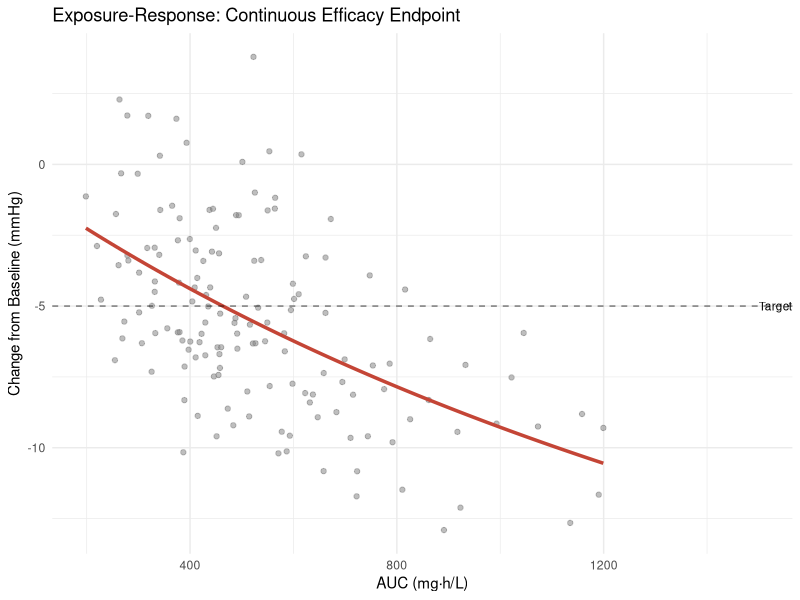
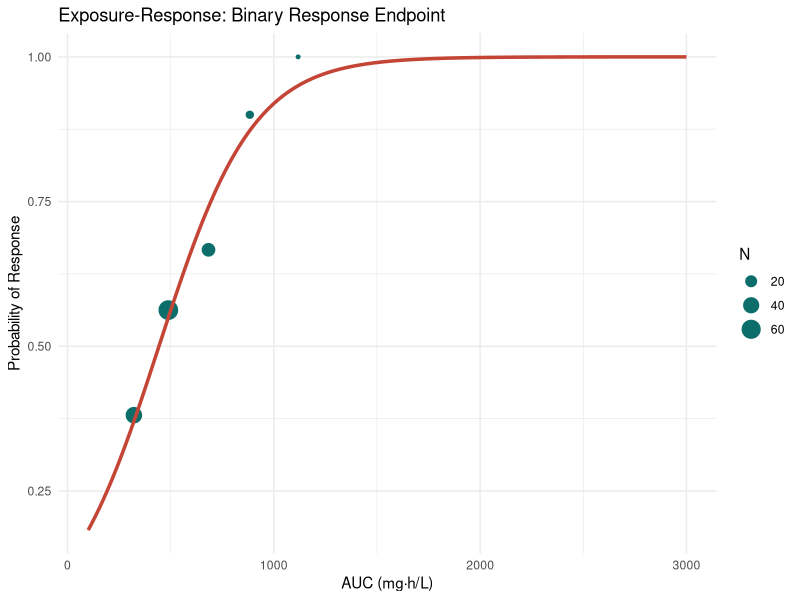
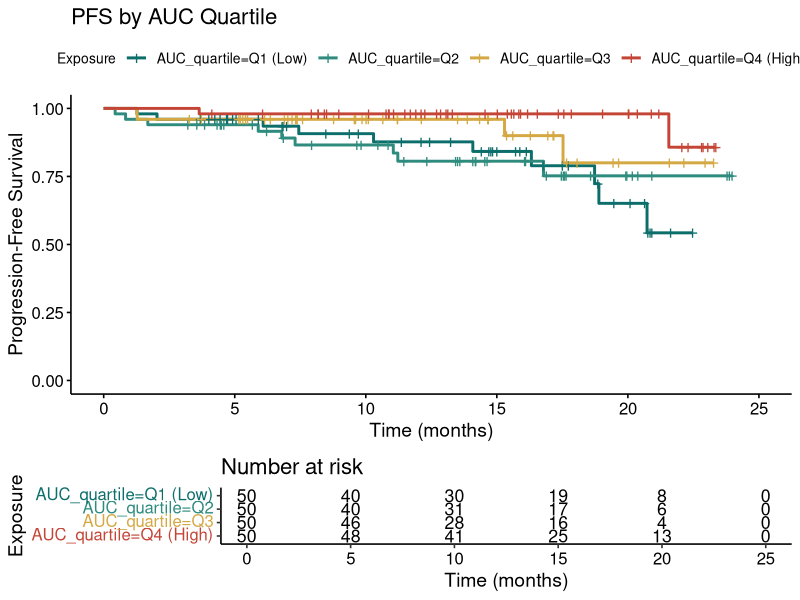
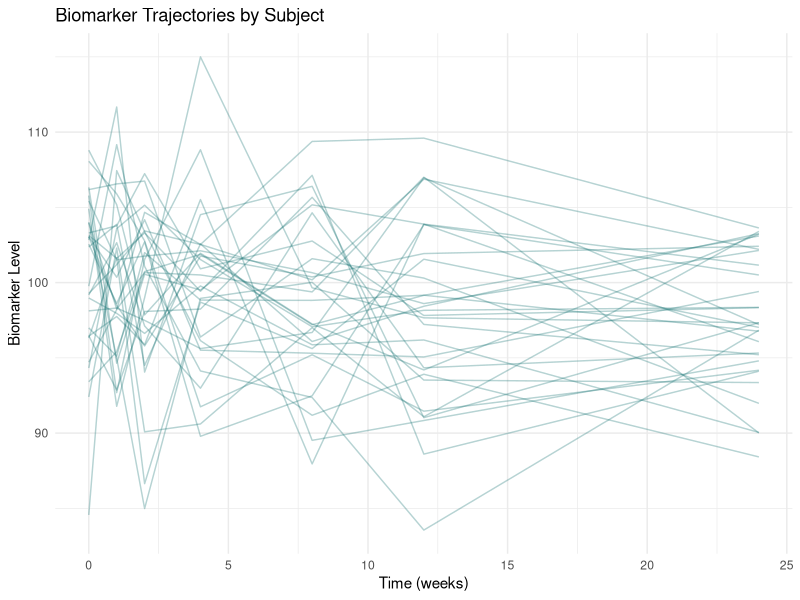
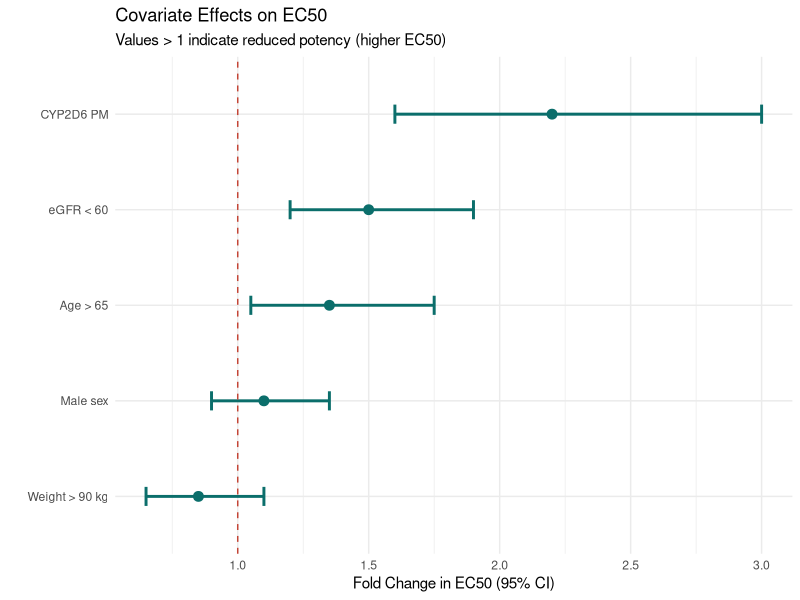
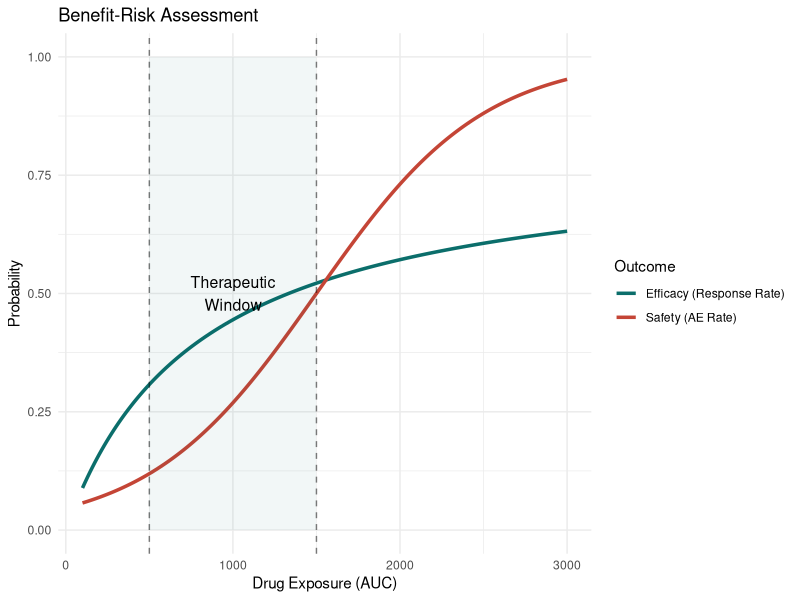

The R script that drew these images, in order:
## ---- chunk 1
library(ggplot2)
library(dplyr)

# Simulate exposure-response data for a continuous endpoint
set.seed(123)
n_patients <- 150

er_data <- data.frame(
  AUC = rlnorm(n_patients, log(500), 0.4),  # AUC in mg·h/L
  Emax = -15, EC50 = 800, E0 = 0
) %>%
  mutate(
    Effect_true = E0 + (Emax * AUC) / (EC50 + AUC),
    Effect_obs  = Effect_true + rnorm(n(), 0, 3)
  )

# Fit Emax model
fit_er <- nls(Effect_obs ~ E0 + (Emax * AUC) / (EC50 + AUC),
              data = er_data,
              start = list(E0 = 0, Emax = -10, EC50 = 500))
summary(fit_er)
## ---- chunk 2
# Plot E-R relationship
auc_pred <- seq(min(er_data$AUC), max(er_data$AUC), length.out = 200)
pred_effect <- predict(fit_er, newdata = data.frame(AUC = auc_pred))

ggplot(er_data, aes(AUC, Effect_obs)) +
  geom_point(alpha = 0.5, color = "gray50") +
  geom_line(data = data.frame(AUC = auc_pred, Effect = pred_effect),
            aes(AUC, Effect), color = "#C44536", linewidth = 1.2) +
  geom_hline(yintercept = -5, linetype = "dashed", alpha = 0.5) +
  annotate("text", x = 1500, y = -5, label = "Target effect", hjust = 0, size = 3) +
  labs(title = "Exposure-Response: Continuous Efficacy Endpoint",
       x = "AUC (mg·h/L)", y = "Change from Baseline (mmHg)") +
  theme_minimal()
## ---- chunk 3
# Simulate binary response data
er_binary <- er_data %>%
  mutate(
    # Probability of response increases with AUC
    prob_response = plogis(-2 + 0.004 * AUC),
    Response = rbinom(n(), 1, prob_response)
  )

# Logistic regression
fit_logistic <- glm(Response ~ AUC, data = er_binary, family = binomial)
summary(fit_logistic)

# Predict response rate vs AUC
auc_seq <- seq(100, 3000, length.out = 200)
pred_prob <- predict(fit_logistic, newdata = data.frame(AUC = auc_seq),
                     type = "response")

ggplot() +
  # Observed (binned)
  geom_point(data = er_binary %>%
    mutate(AUC_bin = cut(AUC, breaks = 5)) %>%
    group_by(AUC_bin) %>%
    summarise(
      AUC_mid = mean(AUC),
      Resp_Rate = mean(Response),
      N = n(),
      .groups = "drop"
    ),
    aes(AUC_mid, Resp_Rate, size = N), color = "#0B6E6B") +
  # Model fit
  geom_line(data = data.frame(AUC = auc_seq, Prob = pred_prob),
            aes(AUC, Prob), color = "#C44536", linewidth = 1.2) +
  labs(title = "Exposure-Response: Binary Response Endpoint",
       x = "AUC (mg·h/L)", y = "Probability of Response", size = "N") +
  theme_minimal()
## ---- chunk 4
library(survival)

# Simulate time-to-event data (progression-free survival)
set.seed(456)
n_pfs <- 200

pfs_data <- data.frame(
  ID = 1:n_pfs,
  AUC = rlnorm(n_pfs, log(500), 0.4),
  # Higher AUC = longer PFS
  log_HR = -0.002,  # log hazard ratio per unit AUC
  baseline_hazard = 0.02
) %>%
  mutate(
    # Simulate event times using exponential distribution
    lambda = baseline_hazard * exp(log_HR * AUC),
    Time = rexp(n(), lambda),
    Censor_Time = runif(n(), 3, 24),  # random censoring
    Status = ifelse(Time <= Censor_Time, 1, 0),
    Obs_Time = pmin(Time, Censor_Time)
  )

# Cox proportional hazards model
fit_cox <- coxph(Surv(Obs_Time, Status) ~ AUC, data = pfs_data)
summary(fit_cox)
## ---- chunk 5
# Kaplan-Meier by AUC quartiles
pfs_data <- pfs_data %>%
  mutate(AUC_quartile = factor(ntile(AUC, 4),
                                labels = c("Q1 (Low)", "Q2", "Q3", "Q4 (High)")))

fit_km <- survfit(Surv(Obs_Time, Status) ~ AUC_quartile, data = pfs_data)

library(survminer)
ggsurvplot(fit_km, data = pfs_data,
           palette = c("#0B6E6B", "#2E8B7E", "#D4A843", "#C44536"),
           risk.table = TRUE,
           xlab = "Time (months)", ylab = "Progression-Free Survival",
           title = "PFS by AUC Quartile",
           legend.title = "Exposure")
## ---- chunk 6
# Simulate longitudinal biomarker data
set.seed(789)
n_subj <- 30
times <- c(0, 1, 2, 4, 8, 12, 24)  # weeks

biomarker_data <- expand.grid(ID = 1:n_subj, Time = times) %>%
  mutate(
    AUC = rep(rlnorm(n_subj, log(500), 0.3), each = length(times)),
    # Biomarker decreases with time, rate depends on AUC
    Biomarker = 100 * exp(-0.1 * exp(log(0.002) + 0.003 * AUC) * Time) +
                rnorm(n(), 0, 5)
  )

ggplot(biomarker_data, aes(Time, Biomarker, group = ID)) +
  geom_line(alpha = 0.3, color = "#0B6E6B") +
  labs(title = "Biomarker Trajectories by Subject",
       x = "Time (weeks)", y = "Biomarker Level") +
  theme_minimal()
## ---- chunk 7
# Forest plot: covariate effects on E-R parameters
covariate_effects <- data.frame(
  Covariate = c("Age > 65", "Weight > 90 kg", "Male sex", "eGFR < 60", "CYP2D6 PM"),
  Effect_on_EC50 = c(1.35, 0.85, 1.10, 1.50, 2.20),
  Lower_CI = c(1.05, 0.65, 0.90, 1.20, 1.60),
  Upper_CI = c(1.75, 1.10, 1.35, 1.90, 3.00)
)

ggplot(covariate_effects, aes(x = Effect_on_EC50, y = reorder(Covariate, Effect_on_EC50))) +
  geom_point(color = "#0B6E6B", size = 3) +
  geom_errorbarh(aes(xmin = Lower_CI, xmax = Upper_CI),
                 height = 0.2, color = "#0B6E6B", linewidth = 1) +
  geom_vline(xintercept = 1, linetype = "dashed", color = "#C44536") +
  labs(title = "Covariate Effects on EC50",
       subtitle = "Values > 1 indicate reduced potency (higher EC50)",
       x = "Fold Change in EC50 (95% CI)", y = "") +
  theme_minimal()
## ---- chunk 8
# Simulate efficacy and safety vs exposure
exposure_seq <- seq(100, 3000, length.out = 200)

# Efficacy: Emax model (higher = better)
efficacy <- 0 + (80 * exposure_seq) / (800 + exposure_seq)

# Safety (adverse event rate): logistic model
safety <- plogis(-3 + 0.002 * exposure_seq)

# Therapeutic window
df_benefit_risk <- data.frame(
  Exposure = rep(exposure_seq, 2),
  Probability = c(efficacy / 100, safety),
  Outcome = rep(c("Efficacy (Response Rate)", "Safety (AE Rate)"), each = length(exposure_seq))
)

ggplot(df_benefit_risk, aes(Exposure, Probability, color = Outcome)) +
  geom_line(linewidth = 1.2) +
  geom_vline(xintercept = c(500, 1500), linetype = "dashed", alpha = 0.5) +
  annotate("rect", xmin = 500, xmax = 1500, ymin = 0, ymax = 1,
           fill = "#0B6E6B", alpha = 0.05) +
  annotate("text", x = 1000, y = 0.5, label = "Therapeutic\nWindow", size = 4) +
  labs(title = "Benefit-Risk Assessment",
       x = "Drug Exposure (AUC)", y = "Probability") +
  scale_color_manual(values = c("#0B6E6B", "#C44536")) +
  theme_minimal()
